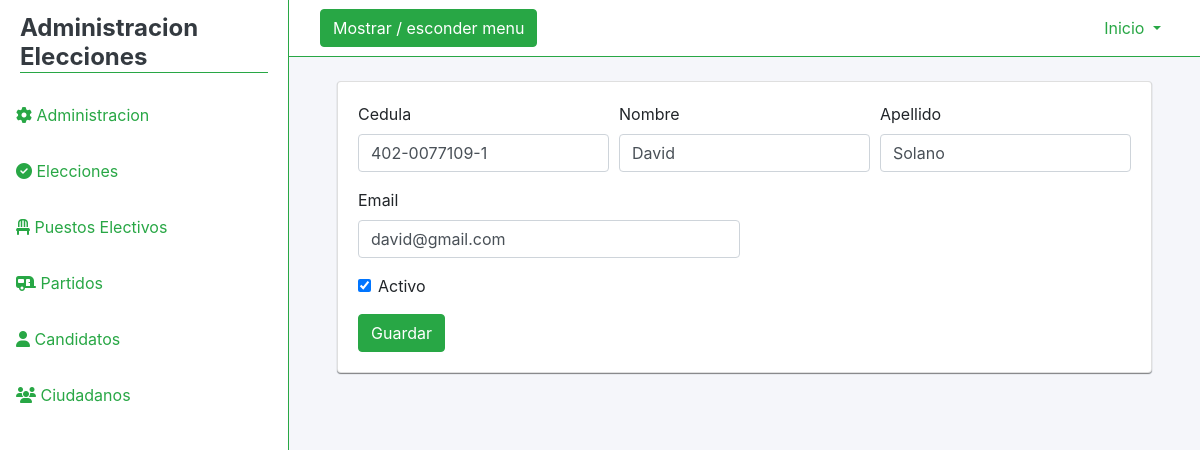
The page /ciudadanos/vistas/editCiudadano.php?id=402-0077109-1 (signed in) on the database its author committed.
### tables this page shows
CREATE TABLE `ciudadanos` (
  `Cedula` varchar(45) NOT NULL,
  `Nombre` varchar(45) DEFAULT NULL,
  `Apellido` varchar(45) DEFAULT NULL,
  `Email` varchar(45) DEFAULT NULL,
  `Estado` varchar(45) DEFAULT NULL
);

### ciudadanos/servicios/CiudadanoServiceDataBase.php (called while the page is built, shortened)
<?php
class CiudadanoServiceDatabase
{
    private $context;
    public function __construct()
    {
        $this->context = new Conexion();
    }
    public function GetById($id)
    {
        $db = $this->context->conectar();
        $ciudadano = new Ciudadano();
        $stmt = $db->prepare('SELECT * FROM ciudadanos WHERE Cedula = ?');
        $stmt->bind_param('s', $id);
        $stmt->execute();
        $result = $stmt->get_result();
        if ($result->num_rows === 0) {
            return null;
        } else {
            while ($row = $result->fetch_object()) {
                $ciudadano->InicializarDatos($row->Cedula, $row->Nombre, $row->Apellido, $row->Email, $row->Estado);
            }
        }
        return $ciudadano;
    }
}

### ciudadanos/servicios/ciudadano.php (called while the page is built, shortened)
<?php
class Ciudadano
{
    public function InicializarDatos($Cedula, $Nombre, $Apellido, $Email, $Estado)
    {
        $this->Cedula = $Cedula;
        $this->Nombre = $Nombre;
        $this->Apellido = $Apellido;
        $this->Email = $Email;
    }
}

### ciudadanos/vistas/editCiudadano.php (the view, shortened to what this page needs)
<?php
require_once '../servicios/CiudadanoServiceDatabase.php';
require_once '../servicios/ciudadano.php';
$ciudadano = new CiudadanoServiceDatabase();
$id = $_GET['id'];
$lista = $ciudadano->GetById($id);
?>
<!DOCTYPE html>
<html lang="es">
<head>
    <link rel="stylesheet" href="../../assets/css/admin.css" type="text/css">
    <link rel="stylesheet" href="https://stackpath.bootstrapcdn.com/bootstrap/4.5.0/css/bootstrap.min.css">
</head>
<body>
<div class="d-flex" id="content-wrapper">
    <div id="sidebar-container" class="bg-white border-right border-success">
      <div class="logo">
        <h4 class="font-weight-bold mb-0 text-dark border-bottom border-success">Administracion Elecciones</h4>
      </div>
      <div class="menu list-group-flush">
      <a href="../../admin/menuAdmin.php" class="list-group-item list-group-item-action text-success bg-white p-3 border-0"><i class="fas fa-cog"></i> Administracion</a>
        <a href="../../elecciones/vistas/addElecciones.php" class="list-group-item list-group-item-action text-success bg-white p-3 border-0"><i class="fas fa-check-circle"></i> Elecciones</a>
        <a href="../../puestosElectivos/vistas/addPuestoElectivo.php" class="list-group-item list-group-item-action text-success bg-white p-3 border-0"><i class="fas fa-chair"></i> Puestos Electivos</a>
        <a href="../../partidos/vistas/addPartido.php" class="list-group-item list-group-item-action text-success bg-white p-3 border-0"><i class="fas fa-caravan"></i> Partidos</a>
         <a href="../../candidatos/vistas/addCandidato.php" class="list-group-item list-group-item-action text-success bg-white p-3 border-0"><i class="fas fa-user"></i> Candidatos</a>
        <a href="../../ciudadanos/vistas/addCiudadano.php" class="list-group-item list-group-item-action text-success bg-white p-3 border-0"> <i class="fas fa-users"></i> Ciudadanos</a>
      </div>
    </div>
    <div id="page-content-wrapper" class="w-100 bg-light-blue">
      <nav class="navbar navbar-expand-lg navbar-light bg-white border-bottom border-success">
        <div class="container">
          <button class="btn btn-success text-white" id="menu-toggle">Mostrar / esconder menu</button>
          <div class="collapse navbar-collapse" id="navbarSupportedContent">
            <ul class="navbar-nav ml-auto mt-2 mt-lg-0">
              <li class="nav-item dropdown">
                <a class="nav-link text-success dropdown-toggle" href="#" id="navbarDropdown" role="button"
                  data-toggle="dropdown" aria-haspopup="true" aria-expanded="false">
                 Inicio
                </a>
              </li>
            </ul>
          </div>
        </div>
      </nav>
      <div class="container-fluid pl-5 pt-4 pr-5">
                    <div class="">
                    <div class="card card-elec">
  <div class="card-body">
<form method="POST" action="../servicios/edit.php?id=<?php echo $id; ?>" enctype="multipart/form-data">
  <div class="form-row">
    <div class="form-group col-md-4">
      <label for="cedula">Cedula</label>
      <input type="text" class="form-control" id="cedula" name="cedula" required value="<?php echo $lista->Cedula; ?>">
    </div>
    <div class="form-group col-md-4">
      <label for="nombre">Nombre</label>
      <input type="text" class="form-control" id="nombre" name="nombre" required  value="<?php echo $lista->Nombre; ?>">
    </div>
     <div class="form-group col-md-4">
      <label for="apellido">Apellido</label>
      <input type="text" class="form-control" id="apellido" name="apellido" required value="<?php echo $lista->Apellido; ?>">
    </div>
  </div>
  <div class="form-row">
      <div class="form-group col-md-6">
      <label for="email">Email</label>
      <input type="email" class="form-control" id="email" name="email" required value="<?php echo $lista->Email; ?>">
  </div>
  </div>
  <div class="form-group">
    <div class="form-check">
      <input class="form-check-input" type="checkbox" id="gridCheck" checked name="activo">
      <label class="form-check-label" for="gridCheck" >
        Activo
      </label>
    </div>
  </div>
  <button type="submit" class="btn btn-success">Guardar</button>
</form>
  </div>
</div>
                  </div>
</div>
</body>
</html>

### assets/css/admin.css (style rules this page uses)
:root { --light-blue: #F5F6FA; }
body { overflow: hidden; font-family: 'Muli', sans-serif; width: 100%; overflow-y: scroll; }
.bg-light-blue { background-color: var(--light-blue) !important; }
#sidebar-container { min-height: 100vh; margin-left: -18rem; -webkit-box-shadow: 5px 0px 5px 0px rgba(0,0,0,0.1); -moz-box-shadow: 5px 0px 5px 0px rgba(0,0,0,0.1); box-shadow: 5px 0px 5px 0px rgba(0,0,0,0.1); -webkit-transition: margin .25s ease-out; -moz-transition: margin .25s ease-out; -o-transition: margin .25s ease-out; transition: margin .25s ease-out; }
#sidebar-container .logo { padding: 0.875rem 1.25rem; }
#sidebar-container .menu { width: 18rem; }
.card-elec { box-shadow: 0 1px 1px gray, 0 1px 1px rgba(0, 123, 255, .1); }
@media (min-width: 768px) { #sidebar-container { margin-left: 0; } }

### rows shown on the page
ciudadanos: cedula "402-0077109-1", nombre "David", apellido "Solano", email "david@gmail.com"
